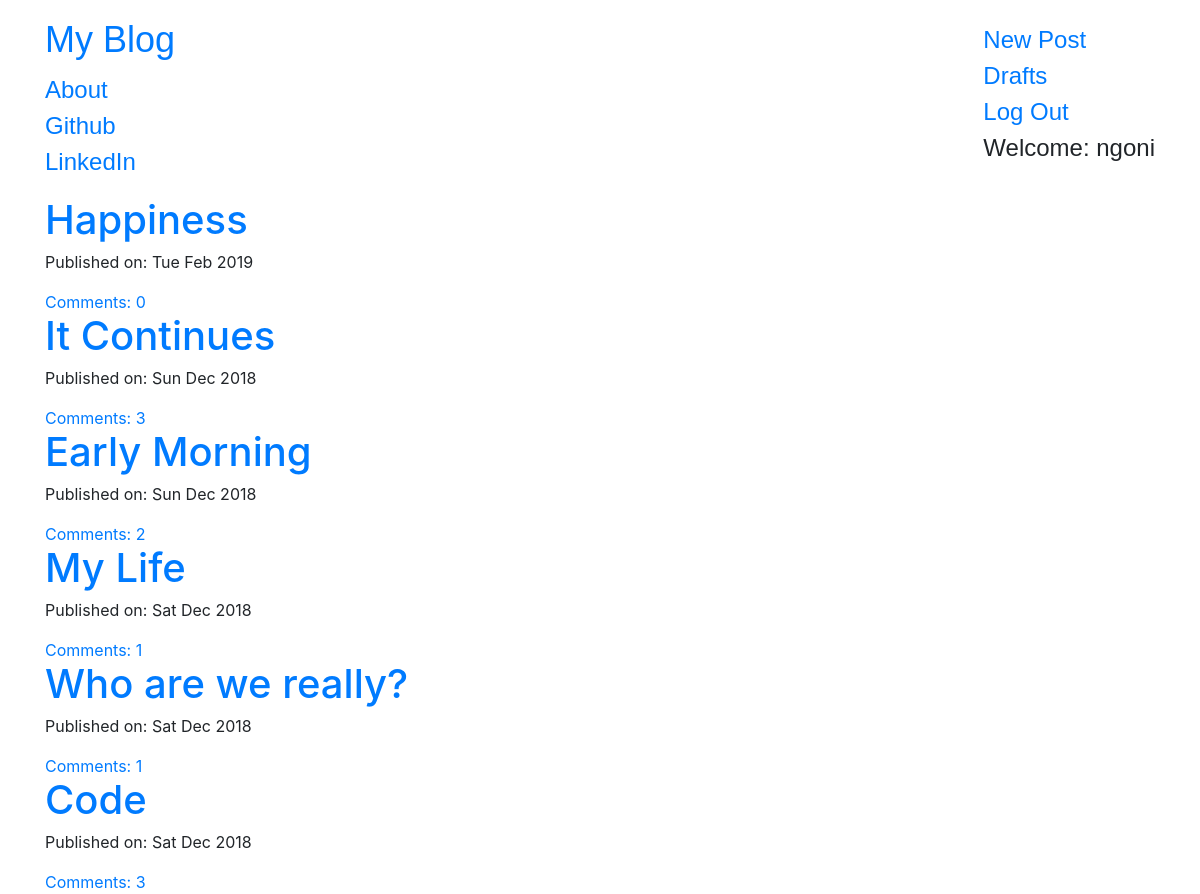
The app's page / (signed in) with its own data.
### blog/models.py (models this page shows, shortened)
class Post(models.Model):
    author = models.ForeignKey("auth.User", on_delete=models.CASCADE)
    title = models.CharField(max_length = 200)
    text = models.TextField()
    created_date = models.DateTimeField(default = timezone.now)
    published_date = models.DateTimeField(blank = True, null = True)
    def approve_comments(self):
        return self.comments.filter(approved_comment = True)

### blog/views.py (the view)
# urls.py: url(r"^$", views.PostListView.as_view(), name="post_list"),
class PostListView(ListView):
    model = Post
    def get_queryset(self):
        return Post.objects.filter(published_date__lte=timezone.now()).order_by('-published_date')

### blog/templates/blog/post_list.html
{% extends "blog/base.html" %}
{% block content %}
<div class='centerstage'>
    {% for post in post_list %}
        <div class='post'>
            <h1> <a href="{% url 'post_detail' pk=post.pk %}" >{{post.title}}</a> </h1>
            <div class ="date">
                <p>Published on: {{post.published_date|date:"D M Y"}}</p>
            </div>
            <a href="{% url 'post_detail' pk=post.pk %}">Comments: {{post.approve_comments.count}}</a>
        </div>
    {% endfor %}
</div>
{% endblock content %}

### blog/templates/blog/base.html (shortened to what this page needs)
<!DOCTYPE html>
{% load staticfiles %}
<html>
<head>
        <link rel="stylesheet" href="{% static 'css/bootstrap.min.css' %}">
        <link rel="stylesheet" href="{% static 'css/bootstrap.css' %}">
        <link rel="stylesheet" href="{% static 'css/medium-editor.css' %}">
        <link rel="stylesheet" href="{% static 'css/themes/default.css' %}">
    <link rel="stylesheet" href="{% static 'css/blog.css' %}">
</head>
<body>
    <nav class="navbar navbar-default techfont custom-navbar" >
        <div class="container">
            <ul class="nav navbar-nav">
                <li> <a  class="navbar-brand bigbrand" href="{% url 'post_list' %}">My Blog</a> </li>
                <li> <a href="{% url 'about' %}">About</a> </li>
                <li> <a href="https://www.github.com">Github</a> </li>
                <li> <a href="https://www.linkedin.com">LinkedIn</a> </li>
            </ul>
            <ul class="nav navbar-nav navbar-right" >
                {% if user.is_authenticated %}
                    <li>
                        <a href="{% url 'post_new' %}">New Post</a>
                    </li>
                    <li>
                        <a href="{% url 'post_draft_list' %}">Drafts</a>
                    </li>
                    <li>
                        <a href="{% url 'logout' %}">Log Out</a>
                    </li>
                    <li>
                        <a>Welcome: {{user.username}}</a>
                    </li>
                {% else %}
                    <li> <a class="nav navbar-right" href="{% url 'login' %}">login</span></a> </li>
                {% endif %}
            </ul>
        </div>
    </nav>
    <div class="content container">
        <div class="row" >
            <div class="col-md-8">
                <div class="blog_posts">
                    {% block content %}
                    {% endblock %}
                </div>
            </div>
        </div>
    </div>
</body>
</html>

### blog/static/css/blog.css (style rules this page uses)
.techfont { font-family: 'Russo One', sans-serif; font-size: 1.5em; margin-bottom: 10px; }
.centerstage { margin-left: auto; margin-right: auto; }
.bigbrand { font-size: 1.5em; }

### records on screen
Post: title "Happiness", published_date "Tue Feb 2019", approve_comments.count "0"
Post: title "It Continues", published_date "Sun Dec 2018", approve_comments.count "3"
Post: title "Early Morning", published_date "Sun Dec 2018", approve_comments.count "2"
Post: title "My Life", published_date "Sat Dec 2018", approve_comments.count "1"
Post: title "Who are we really?", published_date "Sat Dec 2018", approve_comments.count "1"
Post: title "Code", published_date "Sat Dec 2018", approve_comments.count "3"

### other values on screen
{{ user.username }} "ngoni"
